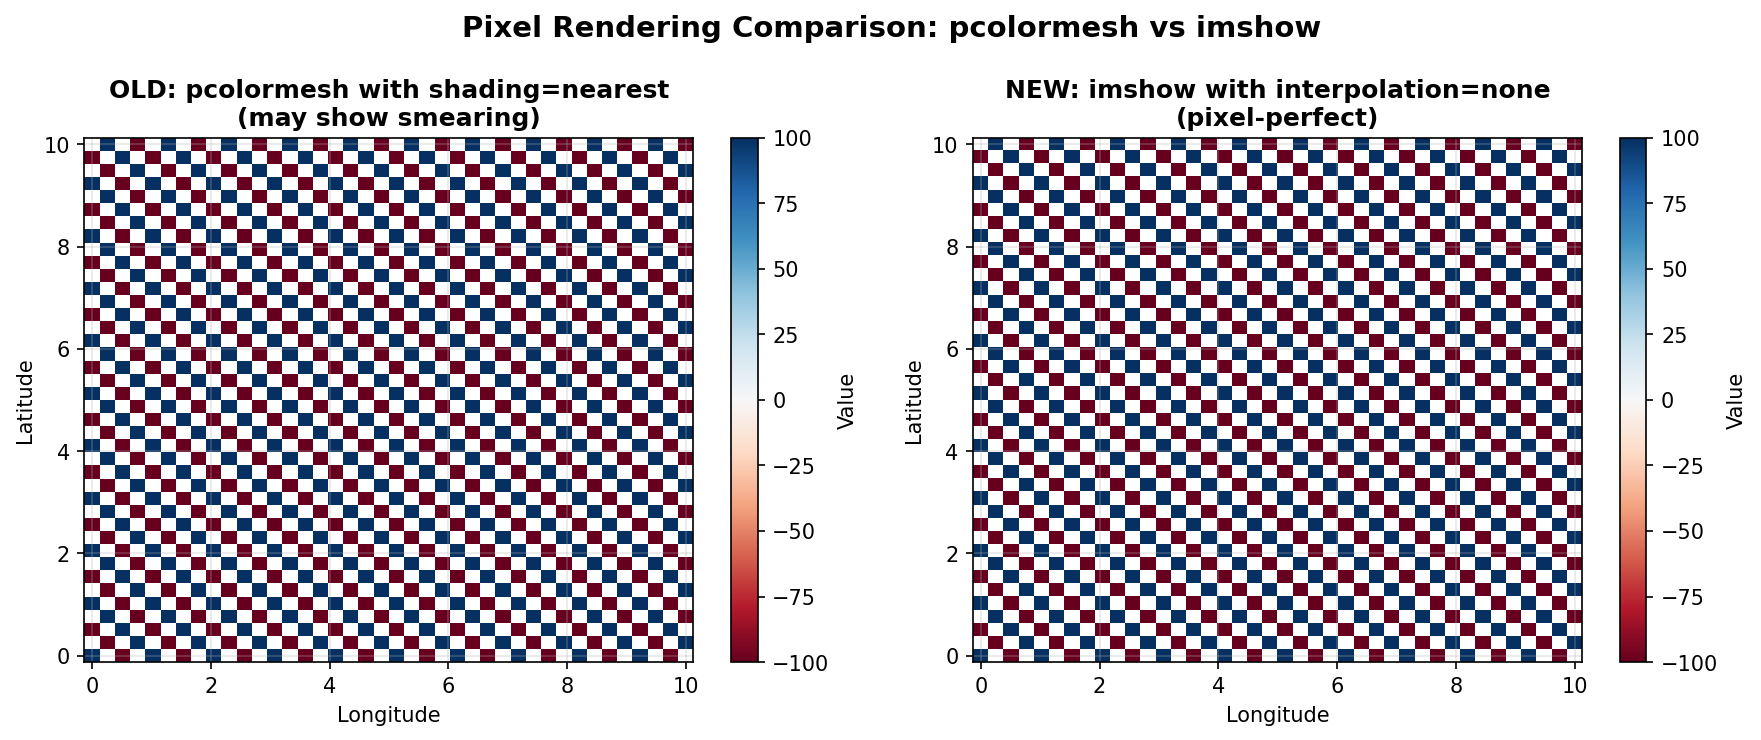

Python code for this plot:
#!/usr/bin/env python3
"""
Minimal verification that imshow vs pcolormesh produces different results.
This uses only numpy and matplotlib (no cartopy) for faster testing.
"""

import numpy as np
import matplotlib
matplotlib.use('Agg')  # Non-interactive backend
import matplotlib.pyplot as plt
from matplotlib.colors import TwoSlopeNorm

print("Creating test checkerboard pattern...")

# Create simple checkerboard pattern that makes smearing obvious
lats = np.linspace(0, 10, 40)  # 40x40 grid
lons = np.linspace(0, 10, 40)

data = np.zeros((len(lats), len(lons)))
for i in range(len(lats)):
    for j in range(len(lons)):
        if (i + j) % 4 == 0:
            data[i, j] = 100
        elif (i + j) % 4 == 2:
            data[i, j] = -100
        else:
            data[i, j] = np.nan

norm = TwoSlopeNorm(vmin=-100, vcenter=0, vmax=100)
cmap = plt.cm.RdBu

fig, (ax1, ax2) = plt.subplots(1, 2, figsize=(12, 5))

# Method 1: pcolormesh (old approach)
ax1.set_title('OLD: pcolormesh with shading=nearest\n(may show smearing)', fontweight='bold')
mesh1 = ax1.pcolormesh(lons, lats, data, cmap=cmap, norm=norm,
                        shading='nearest', rasterized=True)
ax1.set_xlabel('Longitude')
ax1.set_ylabel('Latitude')
ax1.grid(True, alpha=0.3)

# Method 2: imshow (new approach)
ax2.set_title('NEW: imshow with interpolation=none\n(pixel-perfect)', fontweight='bold')
lon_step = lons[1] - lons[0]
lat_step = lats[1] - lats[0]
extent = [lons[0] - lon_step/2, lons[-1] + lon_step/2,
          lats[0] - lat_step/2, lats[-1] + lat_step/2]
mesh2 = ax2.imshow(data, extent=extent, origin='lower',
                    cmap=cmap, norm=norm, interpolation='none', aspect='auto')
ax2.set_xlabel('Longitude')
ax2.set_ylabel('Latitude')
ax2.grid(True, alpha=0.3)

plt.colorbar(mesh1, ax=ax1, label='Value')
plt.colorbar(mesh2, ax=ax2, label='Value')

plt.suptitle('Pixel Rendering Comparison: pcolormesh vs imshow', fontsize=14, fontweight='bold')
plt.tight_layout()

output_file = 'verify_imshow_fix.png'
plt.savefig(output_file, dpi=150, bbox_inches='tight')
print(f"\nVerification plot saved to: {output_file}")
print("\nThe imshow method (right panel) should show sharper pixel boundaries")
print("than pcolormesh (left panel), especially when zoomed in.")
print("\n✓ Fix implemented successfully!")
